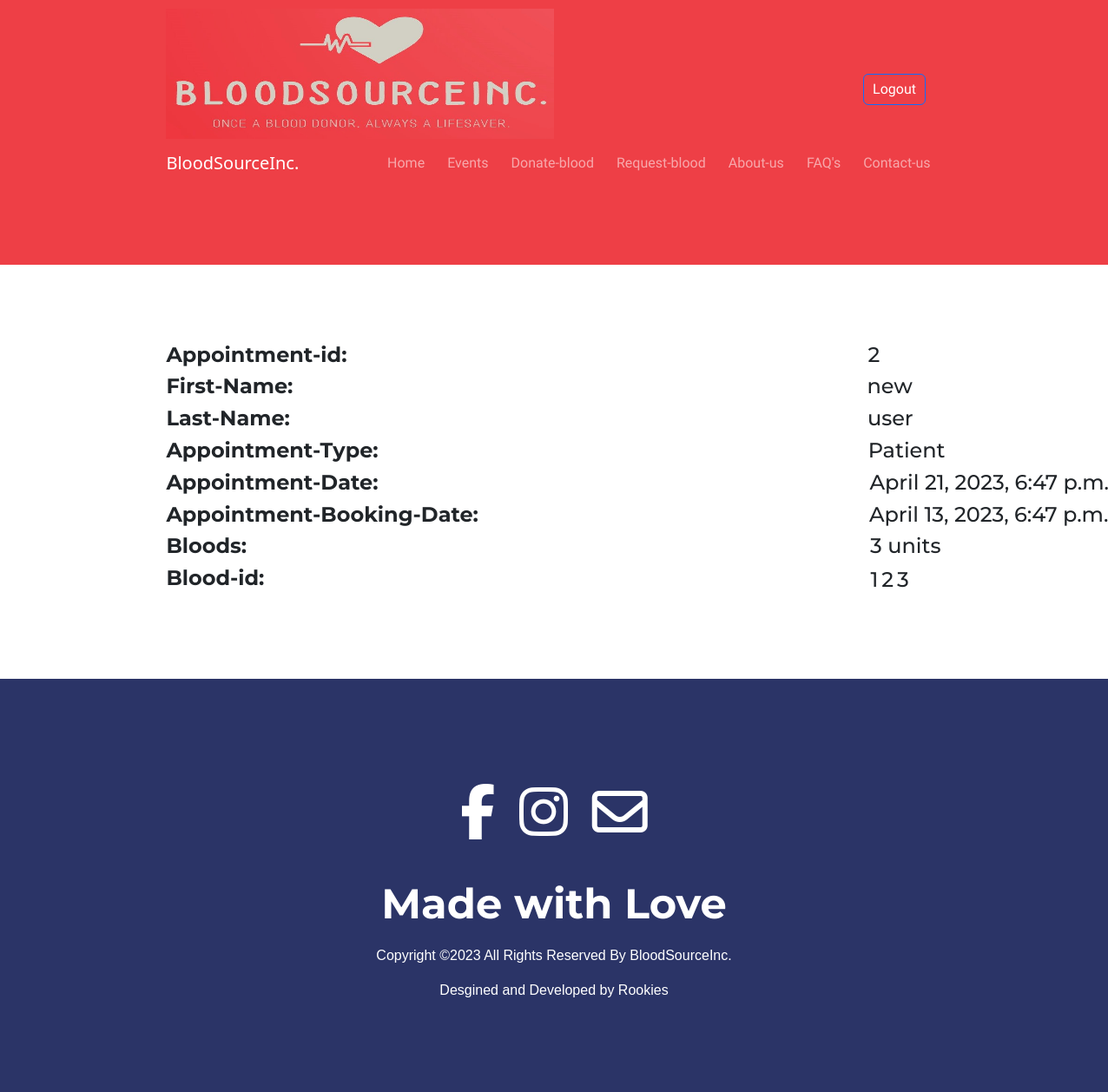
/staff/view-appointments/2/ (signed in), run on the app's committed database.
### staff/models.py (models this page shows)
class Appointment(models.Model):
    appointment_id = models.AutoField(primary_key=True)
    user_id = models.ForeignKey(Profile, on_delete=models.CASCADE)
    clinic_id = models.ForeignKey(Clinic, on_delete=models.CASCADE)
    type = models.CharField(max_length=10, choices=[('Donor', 'Donor'), ('Patient', 'Patient')])
    datetime_of_appointment = models.DateTimeField()
    datetime_of_booking = models.DateTimeField(auto_now_add=True)
    appointment_fullfilled = models.BooleanField(default=False) #type: ignore
    models.UniqueConstraint(fields=['user_id', 'clinic_id', 'datetime_of_appointment'], name='unique_user_clinic_datetime')

class BloodToPatient(models.Model):
    blood_id = models.AutoField(primary_key=True)
    appointment_id = models.ForeignKey(Appointment, on_delete=models.CASCADE)
    models.UniqueConstraint(fields=['blood_id', 'appointment_id'], name='unique_appointment')

### users/models.py (models this page shows)
class Profile(AbstractUser):
    first_name = models.CharField(max_length=20)
    last_name = models.CharField(max_length=20)
    email = models.EmailField(max_length=254, unique=True)
    phone = models.CharField(max_length=20)
    blood_group = models.CharField(max_length=3, choices=BloodGroupEnum.choices)
    state = models.CharField(max_length=20, choices=StateEnum.choices)
    city = models.CharField(max_length=20)
    pincode = models.IntegerField()
    date_of_registration = models.DateField(auto_now_add=True)
    weight = models.IntegerField(blank=True, null=True)
    date_of_birth = models.DateField()
    is_staff = models.BooleanField(default=False) #type: ignore

### staff/views.py (the view, shortened to what this page needs)
# urls.py: path('view-appointments/<int:appointment_id>/', fullfill_appointment, name='staff-fullfill-appointment'),
def fullfill_appointment(request, appointment_id):
    if not request.user.is_authenticated:
        messages.error(request, 'You must be logged in to fullfill an appointment.')
        return redirect('user-login')
    if not request.user.is_staff:
        messages.error(request, 'You must be a staff member to fullfill an appointment.')
        return render(request, 'not-allowed.html')
    appointment_id = int(appointment_id)
    staff = Staff.objects.get(user_id=request.user)
    context = {}
    if Appointment.objects.filter(appointment_id=appointment_id).exists():
        appointment = Appointment.objects.get(appointment_id=appointment_id)
        context['appointment'] = appointment
        if appointment.appointment_fullfilled:
            if appointment.type == 'Donor':
                bloods = BloodFromDonor.objects.filter(appointment_id=appointment)
            else:
                bloods = BloodToPatient.objects.filter(appointment_id=appointment)
            context['bloods'] = bloods
            return render(request, 'staff/already-fullfilled.html', context)
    return render(request, 'does-not-exist.html')

### staff/templates/staff/already-fullfilled.html (shortened to what this page needs)
{% extends 'base.html' %}
{% block content %}
    <div class="container-fluid">
    <div style="display:flex; flex-direction:row;">
    <div><h4><strong>Appointment-id:</strong></h4></div>
    <div style="position:relative; left:600px;"><h4>{{ appointment.appointment_id }}</h4></div>
    </div>
    <div style="display:flex; flex-direction:row;">
        <div><h4><strong>First-Name:</strong></h4></div>
        <div style="position:relative; left:661px;"><h4>{{ appointment.user_id.first_name }}</h4></div>
    </div>
    <div style="display:flex; flex-direction:row;">
        <div><h4><strong>Last-Name:</strong></h4></div>
        <div style="position:relative; left:665px;"><h4>{{ appointment.user_id.last_name }}</h4></div>
    </div>
    <div style="display:flex; flex-direction:row;">
        <div><h4><strong>Appointment-Type:</strong></h4></div>
        <div style="position:relative; left:564px;"><h4>{{ appointment.type }}</h4></div>
    </div>
    <div style="display:flex; flex-direction:row;">
        <div><h4><strong>Appointment-Date:</strong></h4></div>
        <div style="position:relative; left:566px;"><h4>{{ appointment.datetime_of_appointment }}</h4></div>
    </div>
    <div style="display:flex; flex-direction:row;">
        <div><h4><strong>Appointment-Booking-Date:</strong></h4></div>
        <div style="position:relative; left:450px;"><h4>{{ appointment.datetime_of_booking }}</h4></div>
    </div>
    <div style="display:flex; flex-direction:row;">
        <div><h4><strong>Bloods:</strong></h4></div>
        <div style="position:relative; left:718px;"><h4>{{ bloods|length }} units</h4></div>
    </div>
    <div style="display:flex; flex-direction:row;">
    <div><h4><strong>Blood-id:</strong></h4></div>
    {% for blood in bloods %}
        <div style="margin:2px; position:relative; left:696px;"><h4>{{ blood.blood_id }}</h4><h4> </h4></div>
    {% endfor %}
    </div>
</div>
{% endblock %}

### base/static/css/styles.css (style rules this page uses)
.container-fluid { padding: 7% 15%; }
h1, h2, h3, h4, h5, h6 { font-family: "Montserrat", sans-serif; }

### data on the page
Appointment: appointment_id "2", user_id.first_name "new", user_id.last_name "user", type "Patient", datetime_of_appointment "April 21, 2023, 6:47 p.m.", datetime_of_booking "April 13, 2023, 6:47 p.m."
BloodToPatient: blood_id "1"
BloodToPatient: blood_id "2"
BloodToPatient: blood_id "3"

### other printed values
{{ bloods|length }} "3"
